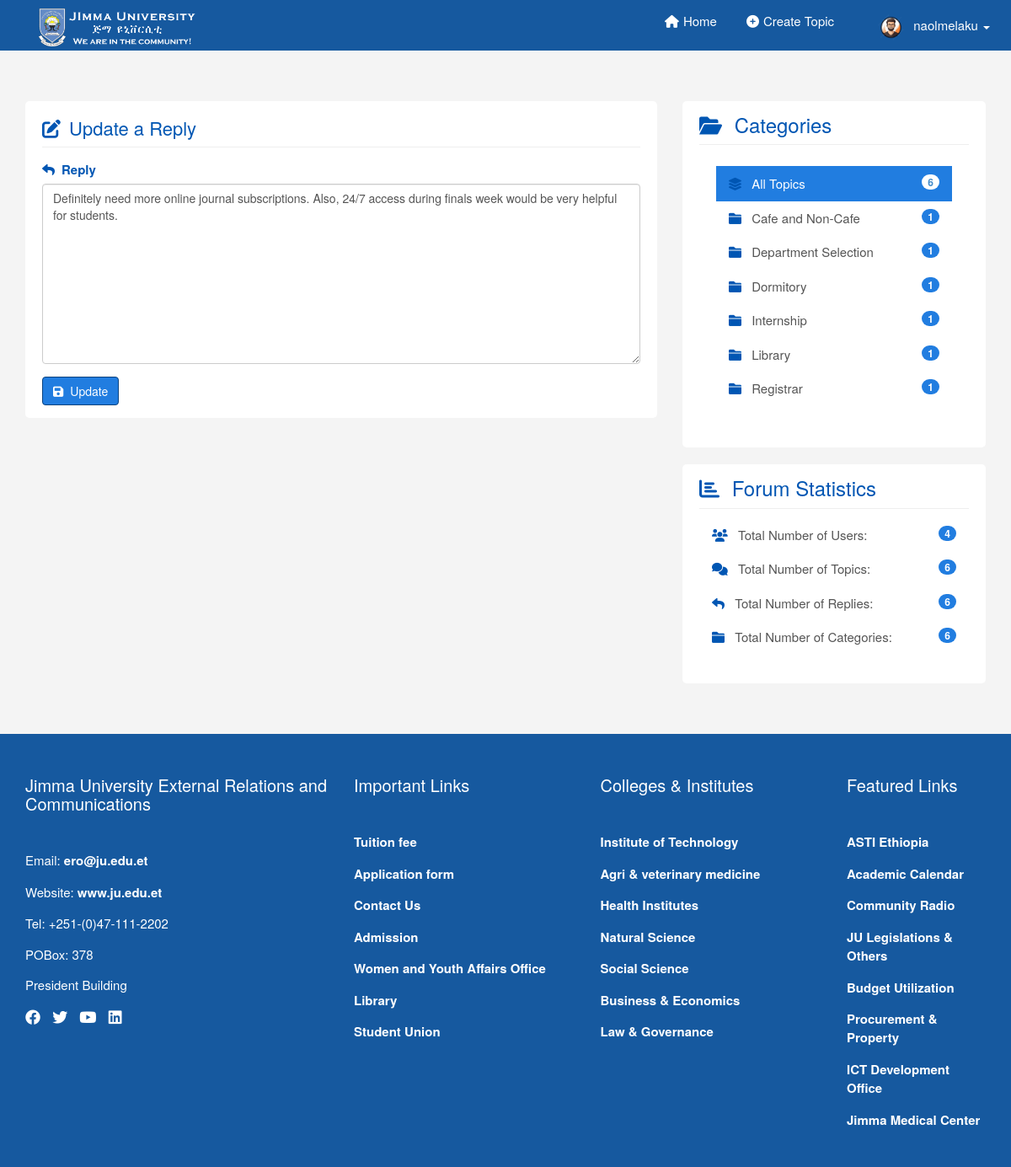
The app's page /replies/update.php?id=53 (signed in) with its own data.
### tables this page shows
CREATE TABLE `replies` (
  `id` int(5) NOT NULL,
  `reply` varchar(200) NOT NULL,
  `user_id` int(5) NOT NULL,
  `user_image` varchar(200) NOT NULL,
  `topic_id` int(5) NOT NULL,
  `user_name` varchar(200) NOT NULL,
  `created_at` timestamp NOT NULL DEFAULT current_timestamp()
);

CREATE TABLE `categories` (
  `id` int(5) NOT NULL,
  `name` varchar(200) NOT NULL,
  `created_at` timestamp NOT NULL DEFAULT current_timestamp() ON UPDATE current_timestamp()
);

### replies/update.php (the view, shortened to what this page needs)
<?php require "../includes/header.php";
require "../config/config.php";
 ?>
 <?php
if (isset($_GET["id"])) {
    $id = $_GET["id"];
    $select = $conn->query("SELECT * FROM replies WHERE id='$id'");
    $select->execute();
    $reply = $select->fetch(PDO::FETCH_OBJ);
}
?>
<div class="container" style="margin-top: 60px;">
		<div class="row">
			<div class="col-md-8">
				<div class="main-col">
					<div class="block">
						<h1 class="pull-left"><i class="fas fa-edit" style="margin-right: 10px;"></i>Update a Reply</h1>
						<div class="clearfix"></div>
						<hr>
						<form role="form" method="POST" action="update.php?id=<?php echo $id; ?>">
							<div class="form-group">
								<label><i class="fas fa-reply" style="margin-right: 8px;"></i>Reply</label>
								<textarea id="reply" rows="10" cols="80" class="form-control" name="reply" placeholder="Enter Reply"><?php echo $reply->reply; ?></textarea>
							</div>
							<button type="submit" name="submit" class="color btn btn-default"><i class="fas fa-save" style="margin-right: 8px;"></i>Update</button>
						</form>
					</div>
				</div>
			</div>
			<?php require "../includes/footer.php"; ?>

### includes/footer.php (shortened to what this page needs)
<?php
$topics = $conn->query("SELECT COUNT(*) AS all_topics FROM topics");
$topics->execute();
$allTopics = $topics->fetch(PDO::FETCH_OBJ);
$categories = $conn->query("SELECT categories.id AS id, categories.name AS name,
  COUNT(topics.category) AS count_category FROM categories LEFT JOIN topics
   ON categories.name = topics.category GROUP BY (topics.category)");
$categories->execute();
$allCategories = $categories->fetchALL(PDO::FETCH_OBJ);
$users = $conn->query("SELECT COUNT(*) AS count_users FROM users");
$users->execute();
$allUsers = $users->fetch(PDO::FETCH_OBJ);
$topics = $conn->query("SELECT COUNT(*) AS count_topics FROM topics");
$topics->execute();
$allTopics_count = $topics->fetch(PDO::FETCH_OBJ);
$categories_count = $conn->query("SELECT COUNT(*) AS categories_count FROM categories");
$categories_count->execute();
$allCategorie_count = $categories_count->fetch(PDO::FETCH_OBJ);
$replies = $conn->query("SELECT COUNT(*) AS count_replies FROM replies");
$replies->execute();
$allReplies_count = $replies->fetch(PDO::FETCH_OBJ);
?>
<div class="col-md-4">
    <div class="sidebar">
                <div class="block">
            <h3><i class="fas fa-folder-open" style="color: #0056b3; margin-right: 8px;"></i> Categories</h3>
            <div class="list-group block">
                <?php
                $current_category = isset($_GET['name']) ? $_GET['name'] : '';
                $is_homepage = !isset($_GET['name']);
                ?>
                <a href="<?php echo APPURL;?>"
                class="list-group-item <?php echo $is_homepage ? 'active' : ''; ?>">
                    <i class="fas fa-layer-group" style="color: #0056b3; margin-right: 8px;"></i> All Topics
                    <span class="color badge pull-right"><?php echo $allTopics->all_topics;?></span>
                </a>
                <?php foreach($allCategories as $category): ?>
                    <a href="<?php echo APPURL; ?>/categories/show.php?name=<?php echo $category->name; ?>"
                    class="list-group-item <?php echo ($current_category == $category->name) ? 'active' : ''; ?>">
                        <i class="fas fa-folder" style="color: #0056b3; margin-right: 8px;"></i> <?php echo $category->name; ?>
                        <span class="color badge pull-right"><?php echo $category->count_category; ?></span>
                    </a>
                <?php endforeach; ?>
            </div>
        </div>
            <div class="block" style="margin-top: 20px;">
                <h3><i class="fas fa-chart-bar" style="color: #0056b3; margin-right: 8px;"></i> Forum Statistics</h3>
                <div class="list-group">
                    <a href="#" class="list-group-item">
                        <i class="fas fa-users" style="color: #0056b3; margin-right: 8px;"></i> Total Number of Users:
                        <span class="color badge pull-right"><?php echo $allUsers->count_users; ?></span>
                    </a>
                    <a href="#" class="list-group-item">
                        <i class="fas fa-comments" style="color: #0056b3; margin-right: 8px;"></i> Total Number of Topics:
                        <span class="color badge pull-right"><?php echo $allTopics_count->count_topics; ?></span>
                    </a>
                    <a href="#" class="list-group-item">
                        <i class="fas fa-reply" style="color: #0056b3; margin-right: 8px;"></i> Total Number of Replies:
                        <span class="color badge pull-right"><?php echo $allReplies_count->count_replies; ?></span>
                    </a>
                    <a href="#" class="list-group-item">
                        <i class="fas fa-folder" style="color: #0056b3; margin-right: 8px;"></i> Total Number of Categories:
                        <span class="color badge pull-right"><?php echo $allCategorie_count->categories_count; ?></span>
                    </a>
                </div>
            </div>
    </div>
</div>
</div>
</div>
<footer class="footer">
    <div class="container">
        <div class="row">
            <div class="col-md-4">
                <h3>Jimma University External Relations and Communications</h3>
                <p>Email: <a href="mailto:ero@ju.edu.et">ero@ju.edu.et</a></p>
                <p>Website: <a href="https://www.ju.edu.et" target="_blank">www.ju.edu.et</a></p>
                <p>Tel: +251-(0)47-111-2202</p>
                <p>POBox: 378</p>
                <p>President Building</p>
                <div class="social-icons">
                    <a href="https://web.facebook.com/JimmaUniv/?_rdc=1&_rdr#"><i class="fab fa-facebook"></i></a>
                    <a href="https://x.com/JimmaUniv"><i class="fab fa-twitter"></i></a>
                    <a href="https://www.youtube.com/channel/UCtyhlHBXkxzIsS20ZPd3vow"><i class="fab fa-youtube"></i></a>
                    <a href="https://www.linkedin.com/school/jimma-university/posts/?feedView=all"><i class="fab fa-linkedin"></i></a>
                </div>
            </div>
            <div class="col-md-3">
                <h3>Important Links</h3>
                <ul>
                    <li><a href="https://ju.edu.et/tuition-fee-2/">Tuition fee</a></li>
                    <li><a href="https://ju.edu.et/application-for-graduate-admission/">Application form</a></li>
                    <li><a href="https://ju.edu.et/contact-us/">Contact Us</a></li>
                    <li><a href="https://ju.edu.et/admission/">Admission</a></li>
                    <li><a href="https://ju.edu.et/women-and-youth-affairs-office-2/">Women and Youth Affairs Office</a></li>
                    <li><a href="https://ju.edu.et/ju-library/">Library</a></li>
                    <li><a href="https://ju.edu.et/student-union/">Student Union</a></li>
                </ul>
            </div>
            <div class="col-md-3">
                <h3>Colleges & Institutes</h3>
                <ul>
                    <li><a href="https://ju.edu.et/jit/">Institute of Technology</a></li>
                    <li><a href="https://ju.edu.et/agri/">Agri & veterinary medicine</a></li>
                    <li><a href="https://ju.edu.et/health-institute/">Health Institutes</a></li>
                    <li><a href="https://ju.edu.et/natural-sciences/">Natural Science</a></li>
                    <li><a href="https://ju.edu.et/social-sciences-and-humanities/">Social Science</a></li>
                    <li><a href="https://ju.edu.et/college-of-business-and-conomics/">Business & Economics</a></li>
                    <li><a href="https://ju.edu.et/law-and-governance/">Law & Governance</a></li>
                </ul>
            </div>
            <div class="col-md-2">
                <h3>Featured Links</h3>
                <ul>
                    <li><a href="https://www.asti.cgiar.org/ethiopia">ASTI Ethiopia</a></li>
                    <li><a href="https://ju.edu.et/academic-calendar/">Academic Calendar</a></li>
                    <li><a href="https://ju.edu.et/community-radio/">Community Radio</a></li>
                    <li><a href="https://ju.edu.et/plan-and-programme-budget/">JU Legislations & Others</a></li>
                    <li><a href="https://ju.edu.et/budget-utilization/">Budget Utilization</a></li>
                    <li><a href="https://ju.edu.et/jimma-university-procurement-property-administration-directorate-office/">Procurement & Property</a></li>
                    <li><a href="https://ju.edu.et/ict/">ICT Development Office</a></li>
                    <li><a href="https://ju.edu.et/jimma-medical-center/">Jimma Medical Center</a></li>
                </ul>
            </div>
        </div>
    </div>
</footer>
<link rel="stylesheet" href="https://cdnjs.cloudflare.com/ajax/libs/font-awesome/6.0.0/css/all.min.css">
</body>
</html>

### css/custom.css (style rules this page uses)
body { padding-top: 60px; background:#f4f4f4; font-size:15px; }
a { color:#0560c2; }
ul { padding:0; margin:0; list-style:none; }
hr { margin:10px 0 15px 0; }
h3 { margin-bottom:5px; }
.block { background:#fff; border-radius:5px; padding: 15px 20px; margin-bottom:20px; }
.main-col { overflow:auto; }
.main-col h1 { font-size:22px; margin:5px 0 0 0; padding:0; }
.sidebar .block h3 { margin:0 0 10px 0; padding-bottom:10px; border-bottom:#eee solid 1px; color: #0056b3; }
a.list-group-item.active, a.list-group-item.active:hover, a.list-group-item.active:focus { background:#217de0; border-radius:0; }
.list-group-item { border:0 }
.btn-default { background: #0b437f; border-color: #0b437f; }
.color { background-color: #217de0; color: white; }
.footer { background: #16599f; color: white; padding: 30px 0; margin-top: 40px; }
.footer h3 { color: white; font-size: 20px; margin-bottom: 45px; }
.footer p { margin-bottom: 15px; }
.footer a { color: white; text-decoration: none; font-weight: bold; }
.footer ul { list-style: none; padding-left: 0; }
.footer li { margin-bottom: 15px; }
.social-icons { margin-top: 10px; }
.social-icons a { margin-right: 10px; font-size: 18px; margin-bottom: 10px; }
.pull-left { color: #0056b3; }
.main-col h1.pull-left { color: #0056b3; }
h1 { color: #0056b3; }
.form-group label { color: #0056b3 !important; }

### records on screen
replies: reply "Definitely need more online journal subscriptions. Also, 24/7 access during finals week would be very helpful for students."
categories: name "Cafe and Non-Cafe", count_category "1"
categories: name "Department Selection", count_category "1"
categories: name "Dormitory", count_category "1"
categories: name "Internship", count_category "1"
categories: name "Library", count_category "1"
categories: name "Registrar", count_category "1"

### other values on screen
$_SESSION['username'] "naolmelaku"
$allTopics->all_topics "6"
$allUsers->count_users "4"
$allTopics_count->count_topics "6"
$allReplies_count->count_replies "6"
$allCategorie_count->categories_count "6"
